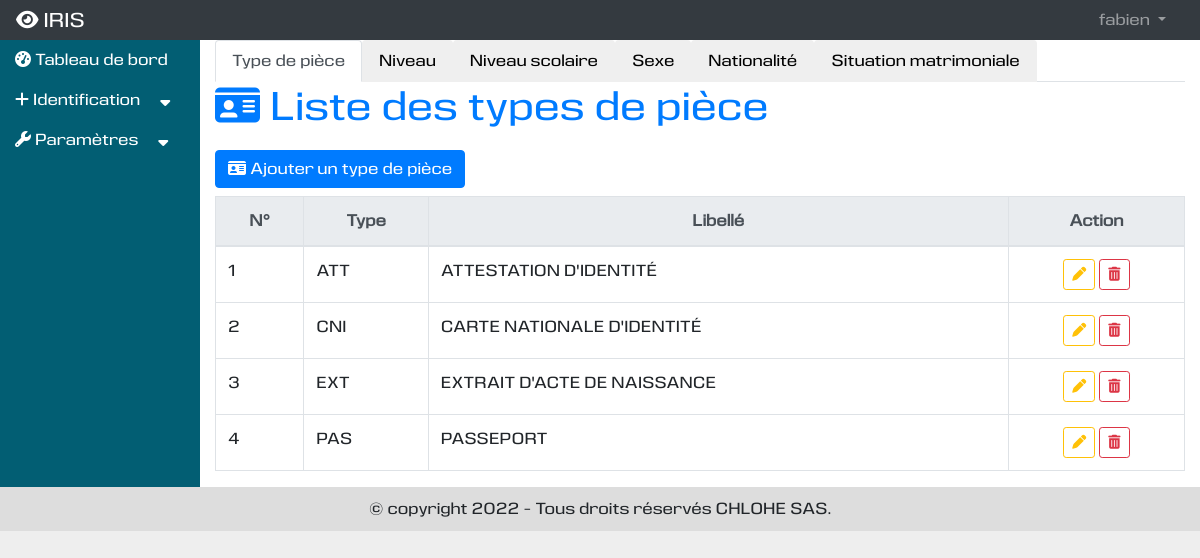
The page /etatcivil/ (signed in) on the database its author committed.
### etatcivil/models.py (models this page shows, shortened)
class TypePiece(models.Model):
    type = models.CharField(max_length=100, unique=True)
    libelle = models.CharField(max_length=250, verbose_name="Libellé", unique=True)

### etatcivil/views.py (the view)
# urls.py: path('', views.etatcivil, name = 'etatcivil'),
@login_required
@permission_required('vieprofessionnelle.view_membre', raise_exception=True)
def etatcivil(request):
    typepieces = TypePiece.objects.all().order_by("libelle")
    niveaux = Niveau.objects.all().order_by("id")
    niveauscolaires = NiveauScolaire.objects.all().order_by("id")
    sexes = Sexe.objects.all().order_by("id")
    nationalites = Nationalite.objects.all().order_by("nationalite")
    situations = SituationMatrimoniale.objects.all().order_by("id")
    active_typepiece = ['','false','']
    active_niveau = ['','false','']
    active_niveauscolaire = ['','false','']
    active_sexe = ['','false','']
    active_nationalite = ['','false','']
    active_situation = ['','false','']
    if _active_onglet == "typepiece":
        active_typepiece =  ['active', 'true', 'show active']
    elif _active_onglet == "niveau":
        active_niveau =  ['active', 'true', 'show active']
    elif _active_onglet == "niveauscolaire":
        active_niveauscolaire =  ['active', 'true', 'show active']
    elif _active_onglet == "sexe":
        active_sexe =  ['active', 'true', 'show active']
    elif _active_onglet == "nationalite":
        active_nationalite =  ['active', 'true', 'show active']
    elif _active_onglet == "situation":
        active_situation =  ['active', 'true', 'show active']
    else:
        active_typepiece =  ['active', 'true', 'show active']
    context = {
        "titre" : "Etat civil",
        "typepieces" : typepieces,
        "niveaux" : niveaux,
        "niveauscolaires" : niveauscolaires,
        "sexes" : sexes,
        "nationalites" : nationalites,
        "situations" : situations,
        "active_typepiece": active_typepiece,
        "active_niveau": active_niveau,
        "active_niveauscolaire": active_niveauscolaire,
        "active_sexe": active_sexe,
        "active_nationalite": active_nationalite,
        "active_situation": active_situation,
    }
    return render(request, "etatcivil/etatcivil.html", context)

### etatcivil/templates/etatcivil/etatcivil.html (shortened to what this page needs)
{% extends 'utilisateur/base.html' %}
{% load static %}
{% block tableau_de_bord %}
<div>
  <ul class="nav nav-tabs" id="myTab" role="tablist">
    <li class="nav-item" role="presentation">
      <button class="nav-link {{active_typepiece|first}}" id="typepiece-tab" data-toggle="tab" data-target="#typepiece" type="button" role="tab" aria-controls="typepiece" aria-selected="{{ active_typepiece|slice:'1:2'|first }}">
        Type de pièce
      </button>
    </li>
    <li class="nav-item" role="presentation">
      <button class="nav-link {{active_niveau|first}}" id="niveau-tab" data-toggle="tab" data-target="#niveau" type="button" role="tab" aria-controls="niveau" aria-selected="{{ active_niveau|slice:'1:2'|first }}">
        Niveau
      </button>
    </li>
    <li class="nav-item" role="presentation">
      <button class="nav-link {{active_niveauscolaire|first}}" id="scolaire-tab" data-toggle="tab" data-target="#scolaire" type="button" role="tab" aria-controls="scolaire" aria-selected="{{ active_niveauscolaire|slice:'1:2'|first }}">
        Niveau scolaire
      </button>
    </li>
    <li class="nav-item" role="presentation">
      <button class="nav-link {{active_sexe|first}}" id="sexe-tab" data-toggle="tab" data-target="#sexe" type="button" role="tab" aria-controls="sexe" aria-selected="{{ active_sexe|slice:'1:2'|first }}">
        Sexe
      </button>
    </li>
    <li class="nav-item" role="presentation">
      <button class="nav-link {{active_nationalite|first}}" id="nationalite-tab" data-toggle="tab" data-target="#nationalite" type="button" role="tab" aria-controls="nationalite" aria-selected="{{ active_nationalite|slice:'1:2'|first }}">
        Nationalité
      </button>
    </li>
    <li class="nav-item" role="presentation">
      <button class="nav-link {{active_situation|first}}" id="situation-tab" data-toggle="tab" data-target="#situation" type="button" role="tab" aria-controls="situation" aria-selected="{{ active_situation|slice:'1:2'|first }}">
        Situation matrimoniale
      </button>
    </li>
  </ul>
  <div class="tab-content" id="myTabContent">
    <div class="tab-pane fade {{ active_typepiece|last }}" id="typepiece" role="tabpanel" aria-labelledby="typepiece-tab">
      <div>
        <h1 class="mb-3 text-primary"><i class="fas fa-id-card"></i> Liste des types de pièce</h1>
        <h3><a class="btn btn-primary" data-toggle="modal" data-target="#typepieceModal" data-backdrop="static"><i class="fas fa-id-card"></i> Ajouter un type de pièce</a></h3>
        <div class="row">
            <div class="col-md-12">
                <table class="table  table-bordered table-hover table-responsive-md" id="tabletypepiece">
                    <thead class="text-center">
                        <tr class="thead-light">
                            <th>N°</th>
                            <th>Type</th>
                            <th>Libellé</th>
                            <th>Action</th>
                        </tr>
                    </thead>
                    <tbody>
                        {% for typepiece in typepieces %}
                        <tr>
                            <td>{{forloop.counter}}</td>
                            <td>{{typepiece.type}}</td>
                            <td>{{typepiece.libelle|capfirst}}</td>
                            <td class="text-center">
                                <a class="btn btn-outline-warning btn-sm" title="Modifier" data-toggle="modal" data-target="#typepiecemodifierModal{{typepiece.id}}" data-backdrop="static"><i class="fas fa-pen"></i></a>
                                <button type="button" title="Supprimer" class="btn btn-outline-danger btn-sm" data-toggle="modal" data-target="#typepiecesupprimermodal{{typepiece.id}}" data-backdrop="static"><i class="fas fa-trash-alt"></i></button>
                            </td>
                        </tr>
                        {% empty %}
                            {% include 'etatcivil/ajouter_typepiece.html' %}
                        {% endfor %}
                    </tbody>
                </table>
            </div>
        </div>
      </div>
    </div>
  </div>
</div>
{% endblock %}

### templates/nav.html (shortened to what this page needs)
<nav class="navbar navbar-expand-md bg-dark navbar-dark">
  <a class="navbar-brand" href="{% url 'presentation:index' %}"><i class="fas fa-eye"></i> IRIS</a>
  <div class="collapse navbar-collapse" id="collapsNavbar">
    <ul class="navbar-nav">
      {% if not user.is_authenticated %}
      <li class="nav-item">
        <a class="nav-link" href="{% url 'utilisateur:connexion' %}">Connexion</a>
      </li>
      <li class="nav-item">
        <a class="nav-link" href="{% url 'utilisateur:inscription' 0 %}">S'inscrire</a>
      </li>
      {% else %}
      <li class="nav-item dropdown" style="position: relative;">
        <a class="nav-link dropdown-toggle" href="#" id="navbardrop" data-toggle="dropdown">
          {{user.get_username}}
        </a>
      </li>
      {% endif %}
    </ul>
  </div>
</nav>

### static/css/css.css (style rules this page uses)
body { margin: 0px; padding: 0px; background : #EEE; font-family: 'eurocinewebfont'; }
nav { margin: 0px; padding: 0px; padding: 10px 10px 0px 10px; height: 40px; background: #DDD; }
nav div { display: flex; flex-direction: row; flex-wrap: wrap; justify-content: flex-end; }
nav div ul { margin: 0px; padding: 0px; list-style-type: none; }
nav div ul li { display: inline-block; margin-right: 10px; }
nav div ul li a { text-decoration: none; }
#contenu h1 { margin: 0px; padding : 0px; }

### rows shown on the page
TypePiece: type "ATT", libelle "ATTESTATION D'IDENTITÉ"
TypePiece: type "CNI", libelle "CARTE NATIONALE D'IDENTITÉ"
TypePiece: type "EXT", libelle "EXTRAIT D'ACTE DE NAISSANCE"
TypePiece: type "PAS", libelle "PASSEPORT"

### other values the page prints
{{ user.get_username }} "fabien"
{{ annee }} "2022"
